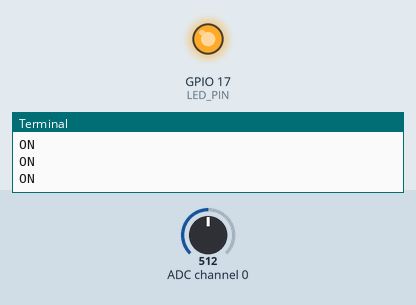
Simulated run of this program. Board: Raspberry Pi (BCM pin numbers). On the bench: output pins drawn as LEDs (lit = HIGH), the last lines printed to the terminal. Inputs (shaded band) come from the test bench; at power-on: ADC channel 0 = 512 (analog values on the 0–1023 scale).

Above: at 1.2 s.
1.3 s: ADC channel 0 set to 690
2.8 s: ADC channel 0 set to 712
At 3.9 s:
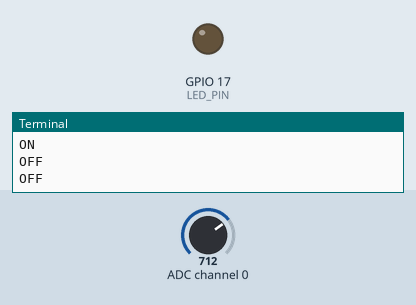
4.5 s: ADC channel 0 set to 511
At 5.1 s:
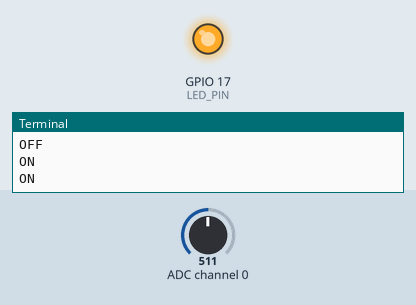
6.0 s: ADC channel 0 set to 710
At 6.3 s:
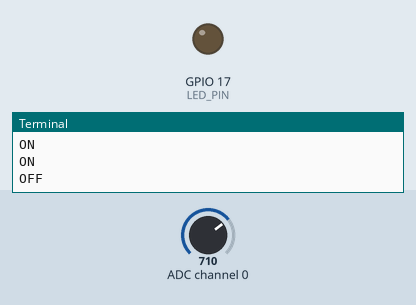
Timing chart, 0 to 8.5 s (numbered marks = the images above; inputs shaded):
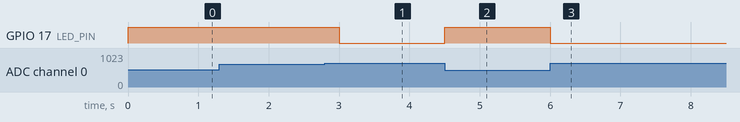

Measured:
- the behaviour switches between 700 and 701 on ADC channel 0 (found by bisection; images 0 and 1)
- after the input at 2.8 s, GPIO 17 (LED_PIN): HIGH → LOW after 0.20 s
- after the input at 4.5 s, GPIO 17 (LED_PIN): LOW → HIGH at once
- after the input at 6.0 s, GPIO 17 (LED_PIN): HIGH → LOW at once

The program:

LDR_task.py
```python
import spidev
import RPi.GPIO as GPIO
import time

LED_PIN = 17
spi = spidev.SpiDev()

GPIO.setmode(GPIO.BCM)
GPIO.setup(LED_PIN, GPIO.OUT)
spi.open(0, 0)

spi.max_speed_hz = 100000

def analog_read(channel):
    ret = spi.xfer2([1, (8 + channel) << 4, 0])
    adc_out = ((ret[1] & 3) << 8) + ret[2]
    return adc_out

try:
    while True:
        ldr_value = analog_read(0)
        if ldr_value <= 700:
            GPIO.output(LED_PIN, GPIO.HIGH)
            print("ON")
        else:
            GPIO.output(LED_PIN, GPIO.LOW)
            print("OFF")
        time.sleep(0.5)
finally:
    spi.close()
    GPIO.cleanup()
```
